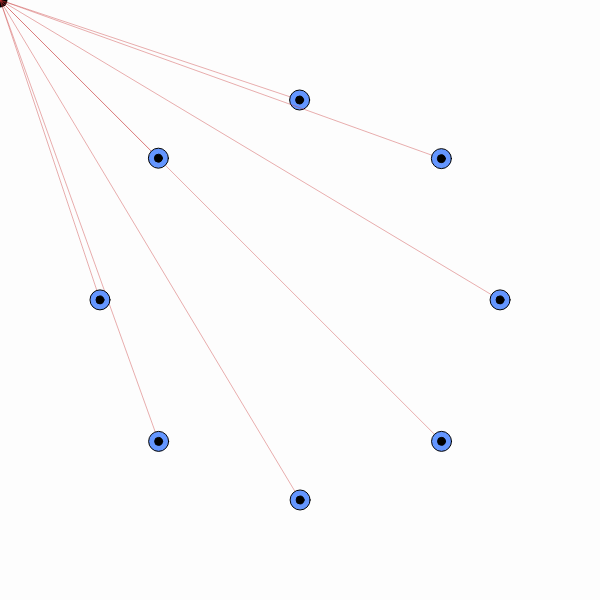
Frame 1 (no input)
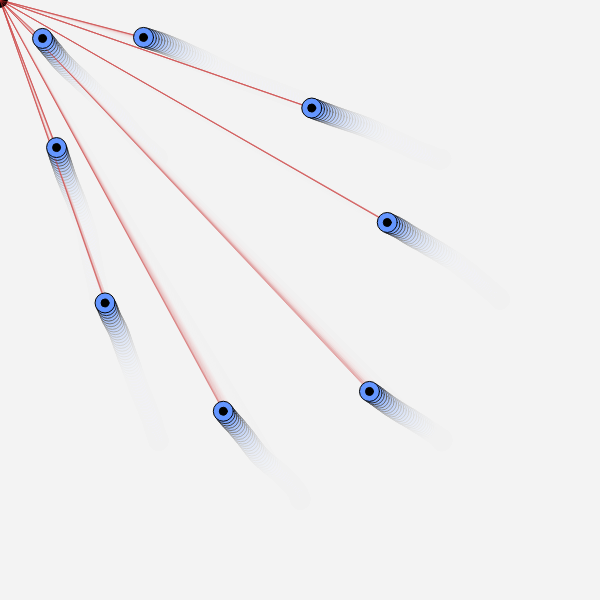
Frame 60 (no input)
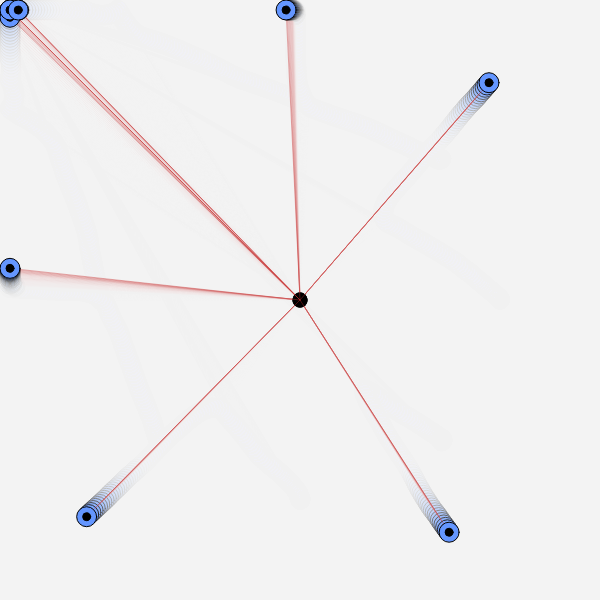
Frame 120 (the mouse pressed at the canvas centre since frame 60)

The p5.js sketch that drew these frames (run headless with seeded random() and noise() and a simulated clock; from frame 60 on, the mouse is pressed at the canvas centre):

// p5.js sketch
// ── sketch.js
// 스케치 1: 시선의 중력 (최종 완성본)
let walkers = [];

function setup() {
  createCanvas(600, 600);
  // 사방에서 끌려오는 여러 개의 Walker 생성
  for (let i = 0; i < 8; i++) {
    let angle = (TWO_PI / 8) * i;
    let x = width / 2 + cos(angle) * 200;
    let y = height / 2 + sin(angle) * 200;
    walkers.push(new EyeWalker(x, y));
  }
}

function draw() {
  background(240, 40); // 잔상 효과

  // 마우스 위치 (시선의 중심) 시각화
  fill(0);
  noStroke();
  circle(mouseX, mouseY, 15);
  
  for (let w of walkers) {
    w.update();
    w.checkEdges(); // [움직임 2: 벽과의 상호작용 추가]
    w.display();
  }
}

class EyeWalker {
  constructor(x, y) {
    this.pos = createVector(x, y);
    this.vel = createVector(0, 0);
    this.acc = createVector(0, 0);
    this.maxSpeed = 3;
  }

  update() {
    let mouse = createVector(mouseX, mouseY);
    let dir = p5.Vector.sub(mouse, this.pos);
    let d = dir.mag();

    dir.normalize();

    // [움직임 1: 속성의 변주]
    // 마우스와의 거리에 따라 끌어당기는 힘의 세기가 변화함
    let forceStrength = map(d, 0, width, 0.5, 0.05);

    // [움직임 3: 입력과 상호작용 (확장)]
    // 평소에는 끌려오지만, 마우스를 누르면(mouseIsPressed) 반대 방향으로 밀려남(척력)
    if (mouseIsPressed) {
      dir.mult(-forceStrength * 2); // 튕겨 나가는 힘
    } else {
      dir.mult(forceStrength);      // 끌려오는 힘
    }
    
    this.acc = dir;

    // 자율성/저항 노이즈 추가
    let noiseForce = p5.Vector.random2D();
    noiseForce.mult(0.15);
    this.acc.add(noiseForce);

    this.vel.add(this.acc);
    this.vel.limit(this.maxSpeed);
    this.pos.add(this.vel);
  }

  // [움직임 2: 벽과의 상호작용 메서드 추가]
  checkEdges() {
    // 캔버스 경계에 부딪히면 튕겨 나가도록 속도 반전 (반발 계수 0.8 적용)
    if (this.pos.x < 10 || this.pos.x > width - 10) {
      this.vel.x *= -0.8;
      this.pos.x = constrain(this.pos.x, 10, width - 10);
    }
    if (this.pos.y < 10 || this.pos.y > height - 10) {
      this.vel.y *= -0.8;
      this.pos.y = constrain(this.pos.y, 10, height - 10);
    }
  }

  display() {
    // 마우스 방향 시선 가이드 선
    stroke(200, 50, 50, 100);
    line(this.pos.x, this.pos.y, mouseX, mouseY);

    // 눈동자/입자 형태
    stroke(0);
    fill(100, 150, 255);
    circle(this.pos.x, this.pos.y, 20);
    fill(0);
    circle(this.pos.x, this.pos.y, 8);
  }
}
